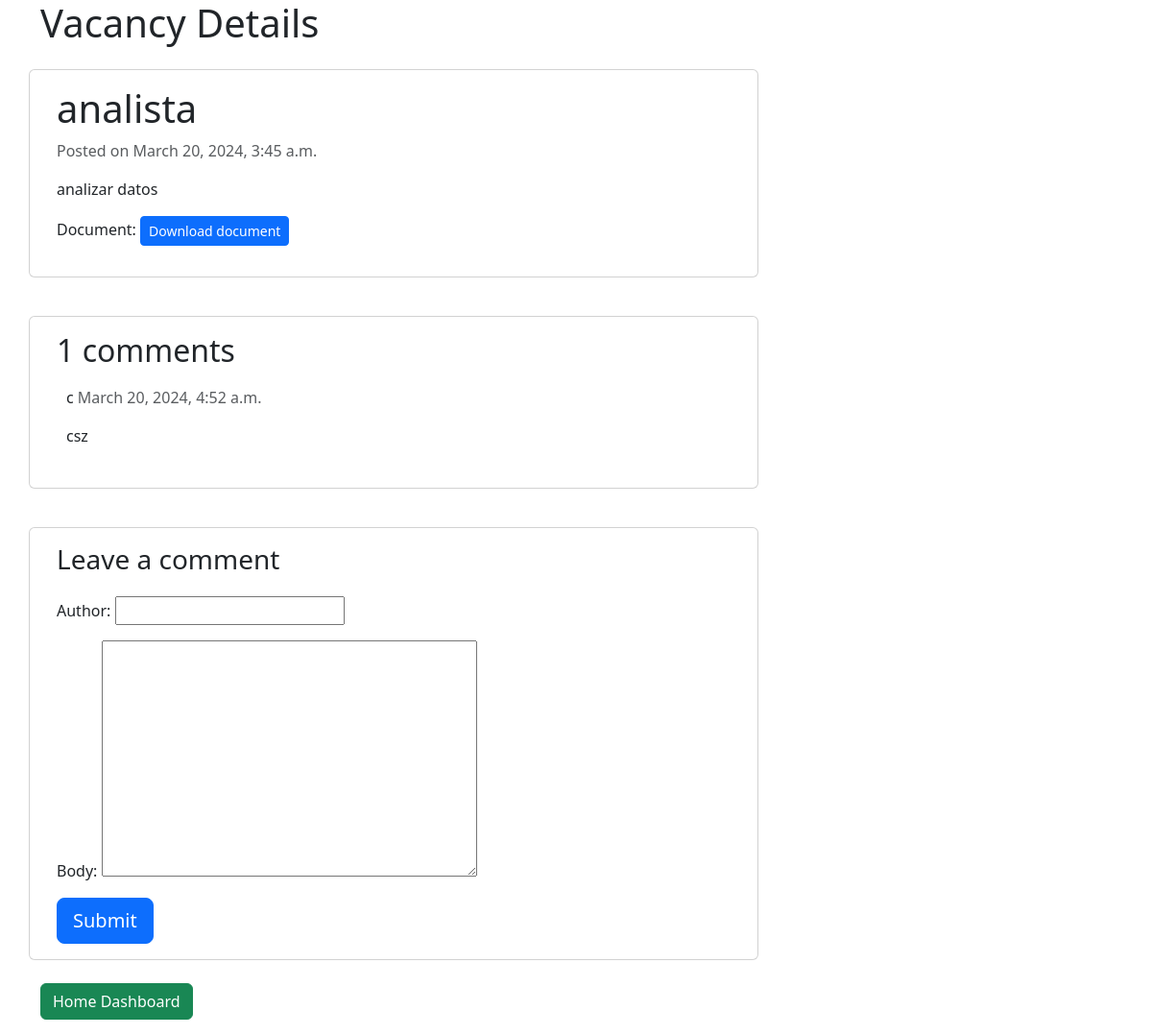
The app's page /vacancies/1/detail/, older data.
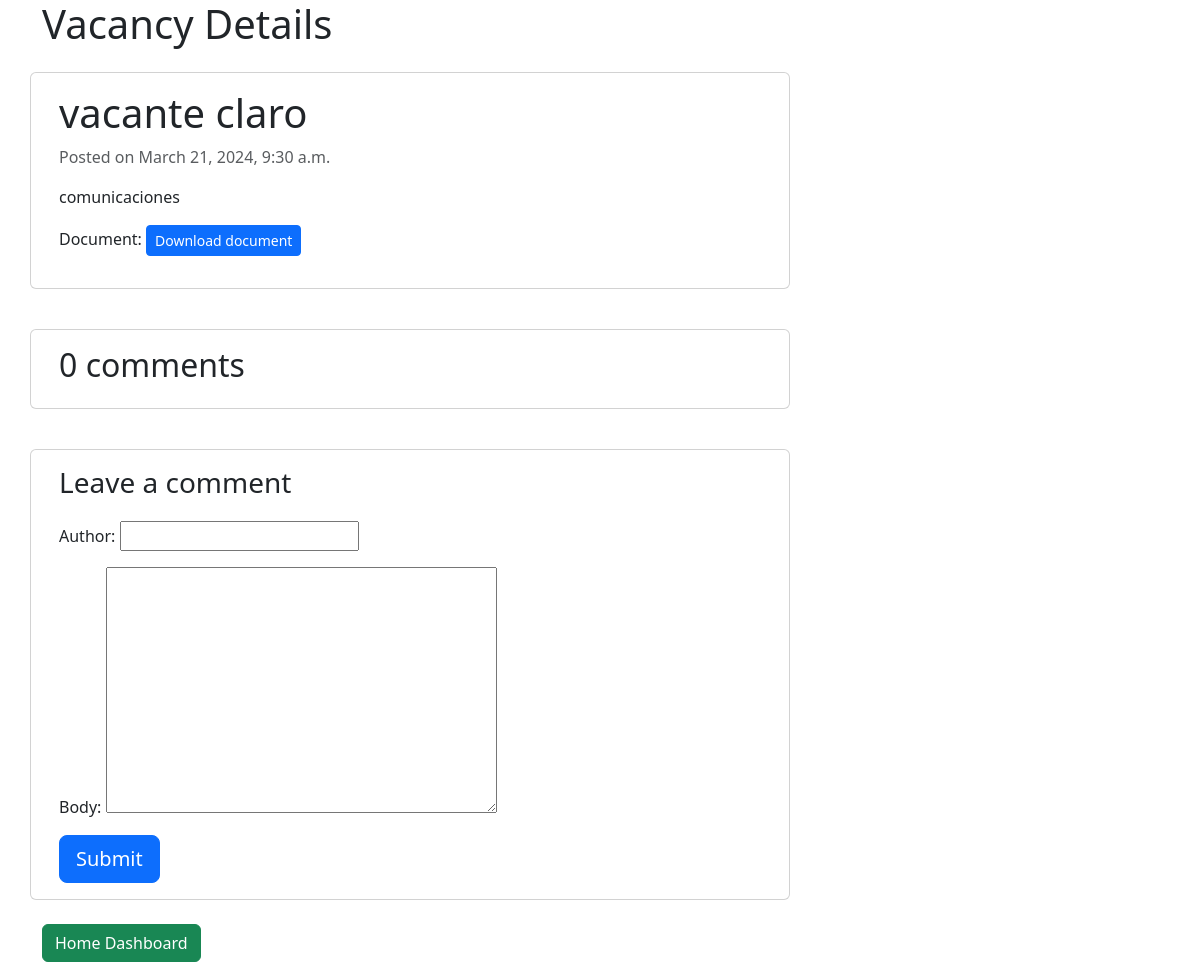
The same page, newer data.
### TalentSwapApp/models.py (models this page shows, shortened)
class Vacancy(models.Model):
    title = models.CharField(max_length=150)
    description = models.TextField()
    created_on = models.DateTimeField(auto_now_add=True)
    document = models.FileField(upload_to='vacancies/')
    id = models.AutoField(primary_key=True)

class Comment(models.Model):
    vacancy = models.ForeignKey(Vacancy, on_delete=models.CASCADE, related_name='comments')
    author = models.CharField(max_length=60)
    body = models.TextField()
    created_on = models.DateTimeField(auto_now_add=True)
    active = models.BooleanField(default=False)
    class Meta:
        ordering = ['created_on']

### TalentSwapApp/views.py (the view)
# urls.py: path('vacancies/<int:id>/detail/', views.vacancy_detail, name='vacancy_detail'),
def vacancy_detail(request, id):
    template_name = 'TalentSwapApp/vacancy_details.html'
    vacancy = get_object_or_404(Vacancy, id=id)
    print(vacancy.title)
    print(vacancy.description)
    print(vacancy.created_on)
    comments = vacancy.comments.filter(active=True)
    new_comment = None
    if request.method == 'POST':
        comment_form = CommentForm(data=request.POST)
        if comment_form.is_valid():
            new_comment = comment_form.save(commit=False)
            new_comment.vacancy = vacancy
            new_comment.save()
    else:
        comment_form = CommentForm()
    return render(request, template_name, {'vacancy': vacancy,
                                        'comments': comments,
                                        'new_comment': new_comment,
                                        'comment_form': comment_form})

### TalentSwapApp/forms.py
class CommentForm(forms.ModelForm):
    class Meta:
        model = Comment
        fields = ('author', 'body')

### TalentSwapApp/templates/TalentSwapApp/vacancy_details.html (shortened to what this page needs)
<!doctype html>
<html lang="en">
    <head>
        <div class="container">
            <h1>Vacancy Details</h1>
            <link href="https://cdn.jsdelivr.net/npm/bootstrap@5.3.3/dist/css/bootstrap.min.css" rel="stylesheet">
        </div>
    </head>
    <body>
        <div class="container">
            <div class="row">
                <div class="col-md-8 card mb-4 mt-3 left top">
                    <div class="card-body">
                        <h1>{% block title%}{{ vacancy.title }}{% endblock title%}</h1>
                        <p class="text-muted">Posted on {{ vacancy.created_on }}</p>
                        <p class="card-text">{{ vacancy.description | safe }}</p>
                        <p>Document: <a href="{{ vacancy.document.url }}" class="btn btn-primary btn-sm" target="_blank">Download document</a></p>
                    </div>
                </div>
                <div class="col-md-8 card mb-4 mt-3">
                    <div class="card-body">
                        <h2>{{ comments.count }} comments</h2>
                        {% for comment in comments %}
                            <div class="comments" style="padding: 10px;">
                                <p class="font-weight-bold">
                                    {{ comment.author }}
                                    <span class="text-muted font-weight-normal">
                                        {{ comment.created_on }}
                                    </span>
                                </p>
                                <p>
                                    {{ comment.body | linebreaks }}
                                </p>
                            </div>
                        {% endfor %}
                    </div>
                </div>
                <div class="col-md-8 card mb-4 mt-3">
                    <div class="card-body">
                        {% if new_comment %}
                            <div class="alert alert-success" role="alert">
                                Your comment is awaiting moderation
                            </div>
                        {% else %}
                            <h3>Leave a comment</h3>
                            <form method="post" style="margin-top: 1.3em;">
                                {{ comment_form.as_p }}
                                <button type="submit" class="btn btn-primary btn-lg">Submit</button>
                            </form>
                        {% endif %}
                    </div>
                </div>
                <p>
                    <a href="{% url 'dashboard_employee' %}" class="btn btn-success">Home Dashboard</a>
                </p>
            </div>
        </div>
    </body>
</html>

Row changes from the older to the newer data that the page shows:
removed Comment: author "c", created_on "March 20, 2024, 4:52 a.m.", body "csz"
changed Vacancy: title "analista" → "vacante claro"; created_on "March 20, 2024, 3:45 a.m." → "March 21, 2024, 9:30 a.m."; description "analizar datos" → "comunicaciones"
Text that changed along with them:
{{ comments.count }}: "1" → "0"
